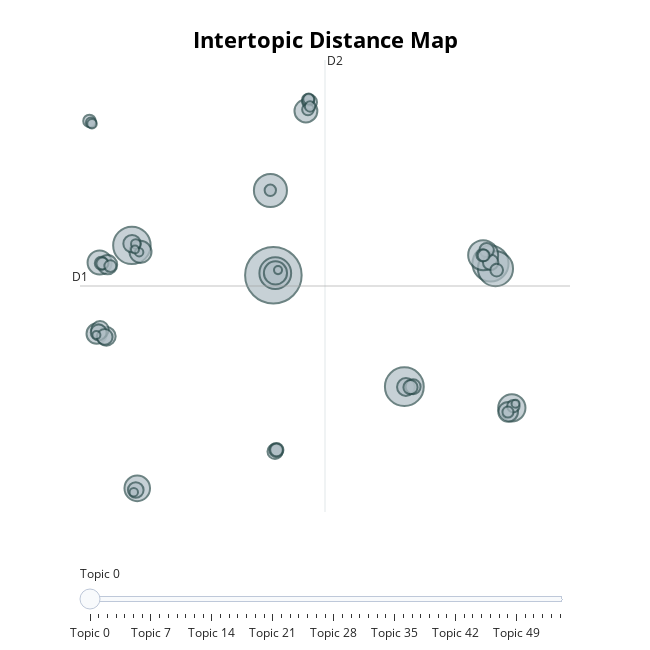

The notebook cell this image was saved under:
### Code cell
topicModel.visualize_topics()
